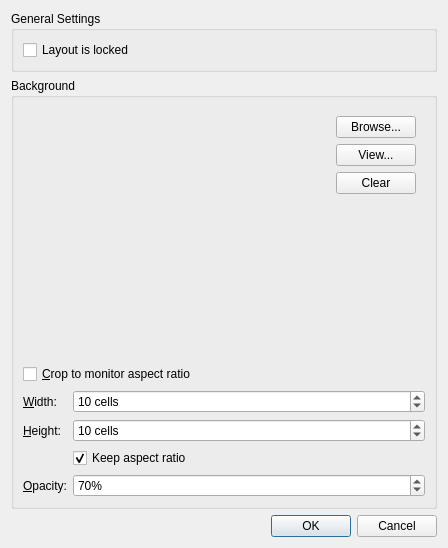
<?xml version="1.0" encoding="UTF-8"?>
<ui version="4.0">
 <class>QnLayoutSettingsDialog</class>
 <widget class="QDialog" name="QnLayoutSettingsDialog">
  <property name="geometry">
   <rect>
    <x>0</x>
    <y>0</y>
    <width>448</width>
    <height>548</height>
   </rect>
  </property>
  <property name="windowTitle">
   <string>Dialog</string>
  </property>
  <layout class="QVBoxLayout" name="verticalLayout_5">
   <item>
    <widget class="QGroupBox" name="generalGroupBox">
     <property name="title">
      <string>General Settings</string>
     </property>
     <layout class="QVBoxLayout" name="verticalLayout_2">
      <item>
       <widget class="QCheckBox" name="lockedCheckBox">
        <property name="text">
         <string>Layout is locked</string>
        </property>
       </widget>
      </item>
     </layout>
    </widget>
   </item>
   <item>
    <widget class="QGroupBox" name="backgroundGroupBox">
     <property name="title">
      <string>Background</string>
     </property>
     <layout class="QVBoxLayout" name="verticalLayout_4" stretch="1,0,0">
      <item>
       <widget class="QStackedWidget" name="stackedWidget">
        <property name="currentIndex">
         <number>0</number>
        </property>
        <widget class="QWidget" name="page">
         <layout class="QHBoxLayout" name="horizontalLayout" stretch="1,0">
          <item>
           <widget class="QnFramedLabel" name="imageLabel">
            <property name="lineWidth">
             <number>4</number>
            </property>
            <property name="text">
             <string/>
            </property>
            <property name="alignment">
             <set>Qt::AlignCenter</set>
            </property>
           </widget>
          </item>
          <item>
           <layout class="QVBoxLayout" name="verticalLayout_6">
            <item>
             <widget class="QPushButton" name="selectButton">
              <property name="text">
               <string>Browse...</string>
              </property>
             </widget>
            </item>
            <item>
             <widget class="QPushButton" name="viewButton">
              <property name="text">
               <string>View...</string>
              </property>
              <property name="iconSize">
               <size>
                <width>24</width>
                <height>24</height>
               </size>
              </property>
             </widget>
            </item>
            <item>
             <widget class="QPushButton" name="clearButton">
              <property name="text">
               <string>Clear</string>
              </property>
             </widget>
            </item>
            <item>
             <spacer name="verticalSpacer_3">
              <property name="orientation">
               <enum>Qt::Vertical</enum>
              </property>
              <property name="sizeHint" stdset="0">
               <size>
                <width>20</width>
                <height>40</height>
               </size>
              </property>
             </spacer>
            </item>
           </layout>
          </item>
         </layout>
        </widget>
        <widget class="QWidget" name="page_2">
         <layout class="QVBoxLayout" name="verticalLayout_3">
          <item>
           <spacer name="verticalSpacer_2">
            <property name="orientation">
             <enum>Qt::Vertical</enum>
            </property>
            <property name="sizeHint" stdset="0">
             <size>
              <width>20</width>
              <height>40</height>
             </size>
            </property>
           </spacer>
          </item>
          <item>
           <widget class="QLabel" name="label">
            <property name="text">
             <string>Image processing can take a lot of time. Please be patient.</string>
            </property>
            <property name="wordWrap">
             <bool>true</bool>
            </property>
           </widget>
          </item>
          <item>
           <widget class="QProgressBar" name="progressBar">
            <property name="maximum">
             <number>0</number>
            </property>
            <property name="value">
             <number>-1</number>
            </property>
            <property name="format">
             <string/>
            </property>
           </widget>
          </item>
          <item>
           <spacer name="verticalSpacer">
            <property name="orientation">
             <enum>Qt::Vertical</enum>
            </property>
            <property name="sizeHint" stdset="0">
             <size>
              <width>20</width>
              <height>40</height>
             </size>
            </property>
           </spacer>
          </item>
         </layout>
        </widget>
       </widget>
      </item>
      <item>
       <widget class="QCheckBox" name="cropToMonitorCheckBox">
        <property name="text">
         <string>&amp;Crop to monitor aspect ratio</string>
        </property>
       </widget>
      </item>
      <item>
       <layout class="QFormLayout" name="formLayout">
        <property name="fieldGrowthPolicy">
         <enum>QFormLayout::AllNonFixedFieldsGrow</enum>
        </property>
        <item row="0" column="0">
         <widget class="QLabel" name="widthLabel">
          <property name="text">
           <string>&amp;Width:</string>
          </property>
          <property name="buddy">
           <cstring>widthSpinBox</cstring>
          </property>
         </widget>
        </item>
        <item row="0" column="1">
         <widget class="QSpinBox" name="widthSpinBox">
          <property name="correctionMode">
           <enum>QAbstractSpinBox::CorrectToNearestValue</enum>
          </property>
          <property name="suffix">
           <string> cells</string>
          </property>
          <property name="minimum">
           <number>1</number>
          </property>
          <property name="maximum">
           <number>64</number>
          </property>
          <property name="value">
           <number>10</number>
          </property>
         </widget>
        </item>
        <item row="1" column="0">
         <widget class="QLabel" name="heightLabel">
          <property name="text">
           <string>&amp;Height:</string>
          </property>
          <property name="buddy">
           <cstring>heightSpinBox</cstring>
          </property>
         </widget>
        </item>
        <item row="1" column="1">
         <widget class="QSpinBox" name="heightSpinBox">
          <property name="correctionMode">
           <enum>QAbstractSpinBox::CorrectToNearestValue</enum>
          </property>
          <property name="suffix">
           <string> cells</string>
          </property>
          <property name="minimum">
           <number>1</number>
          </property>
          <property name="maximum">
           <number>64</number>
          </property>
          <property name="value">
           <number>10</number>
          </property>
         </widget>
        </item>
        <item row="3" column="0">
         <widget class="QLabel" name="opacityLabel">
          <property name="text">
           <string>&amp;Opacity:</string>
          </property>
          <property name="buddy">
           <cstring>opacitySpinBox</cstring>
          </property>
         </widget>
        </item>
        <item row="3" column="1">
         <widget class="QSpinBox" name="opacitySpinBox">
          <property name="correctionMode">
           <enum>QAbstractSpinBox::CorrectToNearestValue</enum>
          </property>
          <property name="suffix">
           <string>%</string>
          </property>
          <property name="minimum">
           <number>5</number>
          </property>
          <property name="maximum">
           <number>100</number>
          </property>
          <property name="singleStep">
           <number>5</number>
          </property>
          <property name="value">
           <number>70</number>
          </property>
         </widget>
        </item>
        <item row="2" column="1">
         <widget class="QCheckBox" name="keepAspectRatioCheckBox">
          <property name="text">
           <string>Keep aspect ratio</string>
          </property>
          <property name="checked">
           <bool>true</bool>
          </property>
         </widget>
        </item>
       </layout>
      </item>
     </layout>
    </widget>
   </item>
   <item>
    <widget class="QDialogButtonBox" name="buttonBox">
     <property name="orientation">
      <enum>Qt::Horizontal</enum>
     </property>
     <property name="standardButtons">
      <set>QDialogButtonBox::Cancel|QDialogButtonBox::Ok</set>
     </property>
    </widget>
   </item>
  </layout>
  <zorder>buttonBox</zorder>
  <zorder>backgroundGroupBox</zorder>
  <zorder>generalGroupBox</zorder>
 </widget>
 <customwidgets>
  <customwidget>
   <class>QnFramedLabel</class>
   <extends>QLabel</extends>
   <header location="global">ui/widgets/framed_label.h</header>
  </customwidget>
 </customwidgets>
 <tabstops>
  <tabstop>buttonBox</tabstop>
 </tabstops>
 <resources/>
 <connections>
  <connection>
   <sender>buttonBox</sender>
   <signal>rejected()</signal>
   <receiver>QnLayoutSettingsDialog</receiver>
   <slot>reject()</slot>
   <hints>
    <hint type="sourcelabel">
     <x>295</x>
     <y>426</y>
    </hint>
    <hint type="destinationlabel">
     <x>286</x>
     <y>274</y>
    </hint>
   </hints>
  </connection>
 </connections>
</ui>
